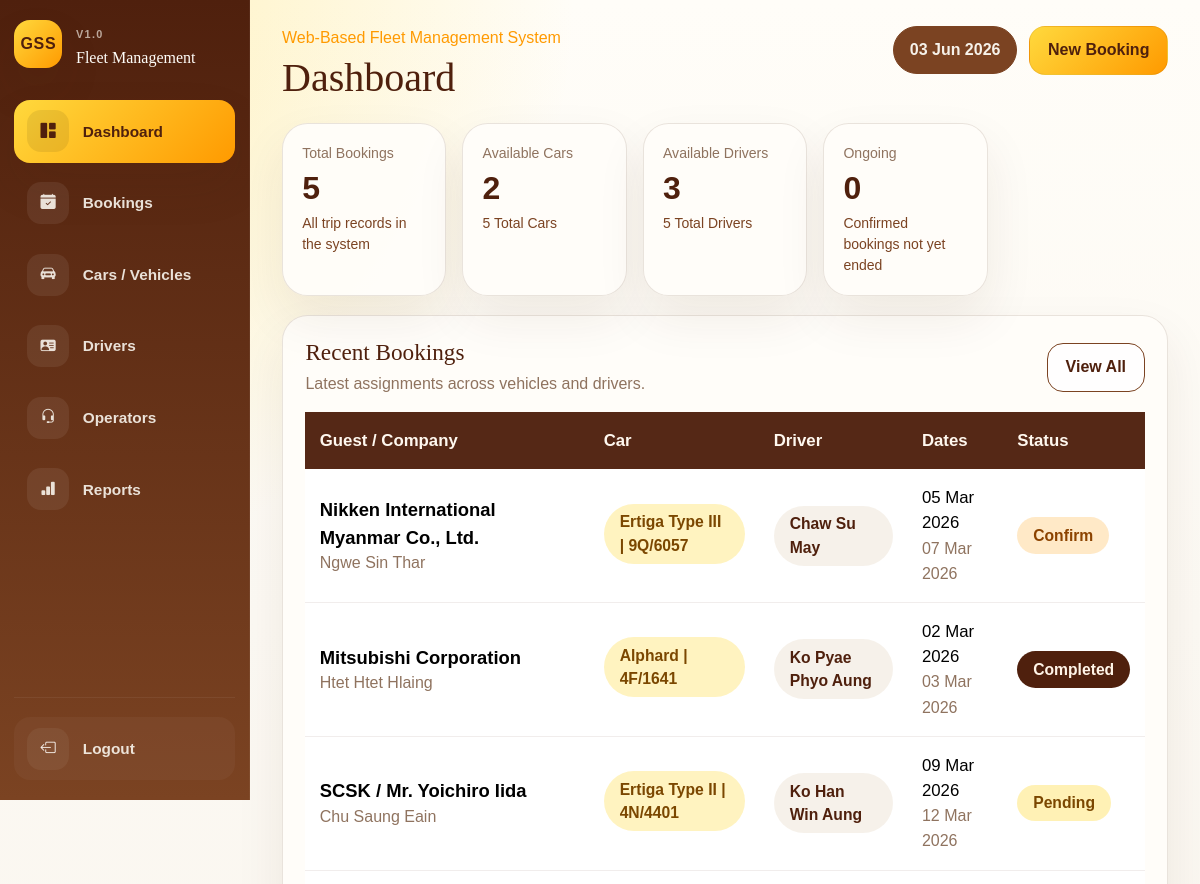
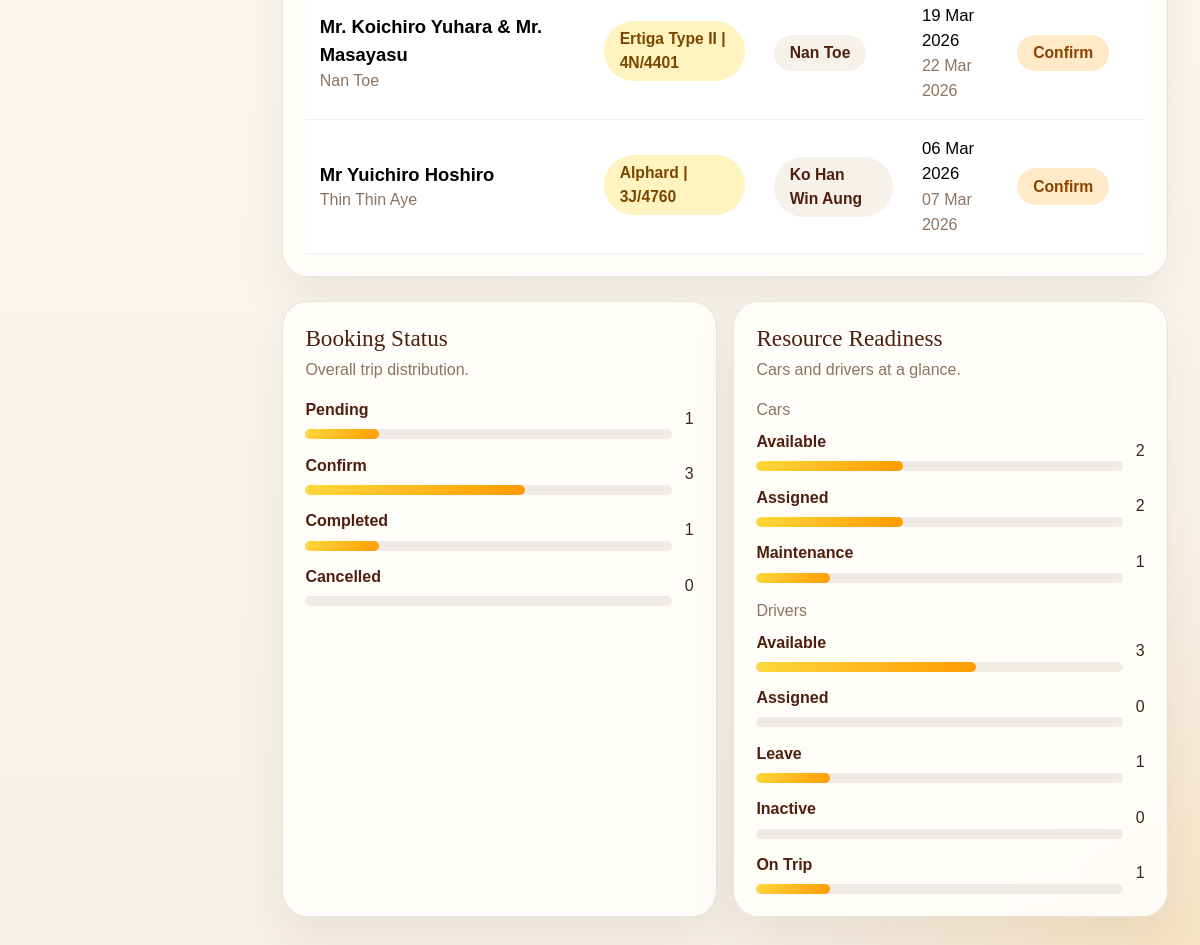
Page /index.php (signed in) on the committed database (2 pictures, top to bottom).
### tables this page shows
CREATE TABLE bookings (

    id INT UNSIGNED AUTO_INCREMENT PRIMARY KEY,

    guest_company_name VARCHAR(255) NOT NULL,

    car_id INT UNSIGNED NULL,

    custom_car_name VARCHAR(255) NULL,

    secondary_car_id INT UNSIGNED NULL,

    driver_id INT UNSIGNED NULL,

    custom_driver_name VARCHAR(255) NULL,

    operator_id INT UNSIGNED NULL,

    operator_name VARCHAR(150) NOT NULL,

    even_odd ENUM('Even', 'Odd') NULL,

    start_date DATE NOT NULL,

    end_date DATE NOT NULL,

    status ENUM(
        'Pending',
        'Confirm',
        'Completed',
        'Cancelled'
    ) NOT NULL DEFAULT 'Pending',

    remark TEXT NULL,

    created_at TIMESTAMP DEFAULT CURRENT_TIMESTAMP,

    updated_at TIMESTAMP DEFAULT CURRENT_TIMESTAMP
    ON UPDATE CURRENT_TIMESTAMP,



    CONSTRAINT fk_bookings_car
    FOREIGN KEY (car_id)
    REFERENCES cars(id)
    ON UPDATE CASCADE
    ON DELETE SET NULL,



    CONSTRAINT fk_bookings_driver
    FOREIGN KEY (driver_id)
    REFERENCES drivers(id)
    ON UPDATE CASCADE
    ON DELETE SET NULL,

    CONSTRAINT fk_bookings_secondary_car
    FOREIGN KEY (secondary_car_id)
    REFERENCES cars(id)
    ON UPDATE CASCADE
    ON DELETE SET NULL,



    CONSTRAINT fk_bookings_operator
    FOREIGN KEY (operator_id)
    REFERENCES operators(id)
    ON UPDATE CASCADE
    ON DELETE SET NULL

);

CREATE TABLE operators (

    id INT UNSIGNED AUTO_INCREMENT PRIMARY KEY,

    full_name VARCHAR(150) NOT NULL UNIQUE,

    phone_number VARCHAR(30) NULL,

    operator_status ENUM(
        'Active',
        'Inactive'
    ) NOT NULL DEFAULT 'Active',

    note TEXT NULL,

    created_at TIMESTAMP DEFAULT CURRENT_TIMESTAMP,

    updated_at TIMESTAMP DEFAULT CURRENT_TIMESTAMP
    ON UPDATE CURRENT_TIMESTAMP

);

CREATE TABLE drivers (

    id INT UNSIGNED AUTO_INCREMENT PRIMARY KEY,

    full_name VARCHAR(150) NOT NULL,

    phone_number VARCHAR(30) NOT NULL,

    license_no VARCHAR(100) NULL UNIQUE,

    driver_status ENUM(
        'Available',
        'On Trip',
        'Leave',
        'Inactive'
    ) NOT NULL DEFAULT 'Available',

    note TEXT NULL,

    created_at TIMESTAMP DEFAULT CURRENT_TIMESTAMP,

    updated_at TIMESTAMP DEFAULT CURRENT_TIMESTAMP
    ON UPDATE CURRENT_TIMESTAMP

);

### includes/helpers.php (called while the page is built, shortened)
<?php
function e(?string $value): string
{
    return htmlspecialchars((string) $value, ENT_QUOTES, 'UTF-8');
}
function format_display_date(?string $date): string
{
    $timestamp = strtotime($date);
    return $timestamp ? date('d M Y', $timestamp) : $date;
}
function booking_statuses(): array
{
    return [
        'Pending',
        'Confirm',
        'Completed',
        'Cancelled',
    ];
}
function status_badge_class(string $status): string
{
    return match (strtolower($status)) {
        'confirm' => 'status-confirm',
        'completed' => 'status-completed',
        'cancelled' => 'status-cancelled',
        default => 'status-pending',
    };
}
function car_statuses(): array
{
    return [
        'Available',
        'Assigned',
        'Maintenance',
    ];
}
function driver_statuses(): array
{
    return [
        'Available',
        'Assigned',
        'Leave',
        'Inactive',
    ];
}
function booking_car_label(
    ?string $carType,
    ?string $plateNo = null,
    ?string $customCarName = null
): string {
    $customName = trim((string) $customCarName);
    $parts = array_values(array_filter([
        trim((string) $carType),
        trim((string) $plateNo),
    ], static fn (?string $value): bool => $value !== null && $value !== ''));
    return $parts === [] ? '-' : implode(' | ', $parts);
}
function booking_car_entries(array $booking): array
{
    $entries = [];
    $primaryCar = booking_car_label(
        $booking['car_type'] ?? null,
        $booking['plate_no'] ?? null,
        $booking['custom_car_name'] ?? null
    );
    if ($primaryCar !== '-') {
        $entries[] = $primaryCar;
    }
    $secondaryCar = booking_car_label(
        $booking['secondary_car_type'] ?? null,
        $booking['secondary_plate_no'] ?? null
    );
    return $entries === [] ? ['-'] : $entries;
}
function booking_driver_display(array $booking): string
{
    $customDriverName = trim((string) ($booking['custom_driver_name'] ?? ''));
    $driverName = trim((string) ($booking['driver_name'] ?? ''));
    return $driverName !== '' ? $driverName : '-';
}
function booking_operator_display(array $booking): string
{
    $operatorName = trim((string) ($booking['operator_full_name'] ?? $booking['operator_name'] ?? ''));
    return $operatorName !== '' ? $operatorName : '-';
}

### includes/dashboard-data.php (called while the page is built, shortened)
<?php
function dashboard_default_state(): array
{
    return [
        'summary' => [
            'total_bookings' => 0,
            'active_bookings' => 0,
            'total_cars' => 0,
            'available_cars' => 0,
            'total_drivers' => 0,
            'available_drivers' => 0,
        ],
        'recentBookings' => [],
        'bookingStatusCounts' => array_fill_keys(booking_statuses(), 0),
        'carStatusCounts' => array_fill_keys(car_statuses(), 0),
        'driverStatusCounts' => array_fill_keys(driver_statuses(), 0),
    ];
}
function dashboard_fetch_summary(mysqli $db): array
{
    $defaultSummary = dashboard_default_state()['summary'];
    $summaryResult = $db->query(
        "SELECT
            (SELECT COUNT(*) FROM bookings) AS total_bookings,
            (SELECT COUNT(*)
             FROM bookings
             WHERE status = 'Confirm'
             AND end_date >= CURDATE()) AS active_bookings,
            (SELECT COUNT(*) FROM cars) AS total_cars,
            (SELECT COUNT(*)
             FROM cars
             WHERE availability_status = 'Available') AS available_cars,
            (SELECT COUNT(*) FROM drivers) AS total_drivers,
            (SELECT COUNT(*)
             FROM drivers
             WHERE driver_status = 'Available') AS available_drivers"
    );
    return array_merge($defaultSummary, $summaryResult->fetch_assoc() ?: []);
}
function dashboard_fetch_recent_bookings(mysqli $db, int $limit = 6): array
{
    $recentBookings = [];
    $safeLimit = max(1, $limit);
    $recentResult = $db->query(
        "SELECT
            b.id,
            b.operator_id,
            b.guest_company_name,
            b.operator_name,
            b.custom_car_name,
            b.custom_driver_name,
            b.secondary_car_id,
            b.start_date,
            b.end_date,
            b.status,
            c.car_type,
            c.plate_no,
            c2.car_type AS secondary_car_type,
            c2.plate_no AS secondary_plate_no,
            d.full_name AS driver_name,
            o.full_name AS operator_full_name
         FROM bookings AS b
         LEFT JOIN cars AS c ON c.id = b.car_id
         LEFT JOIN cars AS c2 ON c2.id = b.secondary_car_id
         LEFT JOIN drivers AS d ON d.id = b.driver_id
         LEFT JOIN operators AS o ON o.id = b.operator_id
         ORDER BY b.id DESC
         LIMIT {$safeLimit}"
    );
    while ($row = $recentResult->fetch_assoc()) {
        $recentBookings[] = $row;
    }
    return $recentBookings;
}
function dashboard_fetch_label_counts(mysqli $db, string $query, array $defaultCounts): array
{
    $counts = $defaultCounts;
    $result = $db->query($query);
    while ($row = $result->fetch_assoc()) {
        $label = (string) ($row['label'] ?? '');
        $counts[$label] = (int) ($row['total'] ?? 0);
    }
    return $counts;
}
function load_dashboard_data(?mysqli $db): array
{
    $dashboardData = dashboard_default_state();
    $dashboardData['summary'] = dashboard_fetch_summary($db);
    $dashboardData['recentBookings'] = dashboard_fetch_recent_bookings($db);
    $dashboardData['bookingStatusCounts'] = dashboard_fetch_label_counts(
        $db,
        "SELECT status AS label, COUNT(*) AS total
         FROM bookings
         GROUP BY status",
        $dashboardData['bookingStatusCounts']
    );
    $dashboardData['carStatusCounts'] = dashboard_fetch_label_counts(
        $db,
        "SELECT availability_status AS label, COUNT(*) AS total
         FROM cars
         GROUP BY availability_status",
        $dashboardData['carStatusCounts']
    );
    $dashboardData['driverStatusCounts'] = dashboard_fetch_label_counts(
        $db,
        "SELECT driver_status AS label, COUNT(*) AS total
         FROM drivers
         GROUP BY driver_status",
        $dashboardData['driverStatusCounts']
    );
    return $dashboardData;
}

### includes/dashboard/recent-bookings-card.php (the view, shortened to what this page needs)
<?php
$recentBookings = $recentBookings ?? [];
?>
<div class="card-shell section-card">
    <div class="section-title">
        <div>
            <h2>Recent Bookings</h2>
            <p>Latest assignments across vehicles and drivers.</p>
        </div>
        <a class="btn btn-shell" href="bookings.php">View All</a>
    </div>
    <div class="table-responsive">
        <table class="table data-table dashboard-table">
            <thead>
                <tr>
                    <th>Guest / Company</th>
                    <th>Car</th>
                    <th>Driver</th>
                    <th>Dates</th>
                    <th>Status</th>
                </tr>
            </thead>
            <tbody>
                <?php if ($recentBookings === []): ?>
                    <tr>
                        <td colspan="5" class="text-center py-4 text-muted-soft">No bookings available yet.</td>
                    </tr>
                <?php else: ?>
                    <?php foreach ($recentBookings as $booking): ?>
                        <tr>
                            <td>
                                <div class="fw-semibold"><?= e($booking['guest_company_name']) ?></div>
                                <div class="soft-note"><?= e(booking_operator_display($booking)) ?></div>
                            </td>
                            <td>
                                <div class="d-flex flex-column align-items-start">
                                    <?php foreach (booking_car_entries($booking) as $carLabel): ?>
                                        <span class="table-pill car-pill mb-1"><?= e($carLabel) ?></span>
                                    <?php endforeach; ?>
                                </div>
                            </td>
                            <td><span class="table-pill driver-pill"><?= e(booking_driver_display($booking)) ?></span></td>
                            <td>
                                <?= e(format_display_date($booking['start_date'])) ?><br>
                                <span class="soft-note"><?= e(format_display_date($booking['end_date'])) ?></span>
                            </td>
                            <td><span class="status-pill <?= e(status_badge_class($booking['status'])) ?>"><?= e($booking['status']) ?></span></td>
                        </tr>
                    <?php endforeach; ?>
                <?php endif; ?>
            </tbody>
        </table>
    </div>
</div>

### assets/css/style.css (style rules this page uses)
:root { --cream: #f6f1e9; --gold: #ffd93d; --amber: #ff9a00; --cocoa: #4f200d; --cocoa-soft: #7b4322; --paper: #fffaf3; --paper-strong: #fffdf9; --ink: #3d2418; --muted: #8f735f; --line: rgba(79, 32, 13, 0.12); --shadow: 0 22px 50px rgba(79, 32, 13, 0.08); }
*, *::before, *::after { box-sizing: border-box; }
body { margin: 0; min-height: 100vh; background: radial-gradient(circle at top left, rgba(255, 217, 61, 0.36), transparent 26%), radial-gradient(circle at bottom right, rgba(255, 154, 0, 0.16), transparent 22%), linear-gradient(180deg, #fffdf8 0%, var(--cream) 100%); color: var(--ink); font-family: "Trebuchet MS", "Gill Sans", sans-serif; }
h1, h2, h3, h4, h5, h6 { font-family: Georgia, "Palatino Linotype", serif; color: var(--cocoa); }
a { color: inherit; text-decoration: none; }
.card-shell { background: rgba(255, 253, 249, 0.96); border: 1px solid var(--line); border-radius: 1.6rem; box-shadow: var(--shadow); }
.section-card { padding: 1.4rem; }
.section-title { display: flex; justify-content: space-between; align-items: center; flex-wrap: wrap; gap: 0.8rem; margin-bottom: 1rem; }
.section-title h2 { margin: 0; font-size: 1.45rem; }
.section-title p { margin: 0.35rem 0 0; color: var(--muted); }
.data-table { margin: 0; }
.data-table thead th { background: rgba(79, 32, 13, 0.96); color: #fff8ef; font-weight: 700; white-space: nowrap; border-bottom: 0; padding: 1rem 0.9rem; }
.data-table tbody td { padding: 1rem 0.9rem; vertical-align: middle; border-color: rgba(79, 32, 13, 0.08); }
.table-pill, .status-pill, .resource-pill { display: inline-flex; align-items: center; justify-content: center; padding: 0.4rem 1rem; border-radius: 999px; font-size: 0.98rem; font-weight: 700; }
.car-pill { background: rgba(255, 217, 61, 0.32); color: #7b4700; }
.driver-pill { background: rgba(246, 241, 233, 0.95); color: var(--cocoa); }
.status-pending { background: rgba(255, 217, 61, 0.38); color: #7b4700; }
.status-confirm { background: rgba(255, 154, 0, 0.22); color: #8c4300; }
.status-completed { background: var(--cocoa); color: #fff4e7; }
.btn { border-radius: 1rem; font-weight: 700; padding: 0.72rem 1.1rem; }
.btn-shell { background: rgba(255, 255, 255, 0.8); border: 0.1px groove var(--cocoa-soft); color: var(--cocoa); transition: all 0.2s ease; }
.dashboard-table td:first-child, .dashboard-table th:first-child { min-width: 220px; }
.dashboard-table thead th { font-size: 1.05rem; }
.dashboard-table tbody td { font-size: 1.05rem; }
.dashboard-table .fw-semibold { font-size: 1.15rem; }
.soft-note { color: var(--muted); font-size: 1rem; }

### assets/css/sidebar.css (style rules this page uses)
html, body { overflow-x: hidden; }

### rows in the picture
bookings: guest_company_name "Nikken International Myanmar Co., Ltd.", operator.full_name "Ngwe Sin Thar", carLabel "Ertiga Type III | 9Q/6057", driver.full_name "Chaw Su May", start_date "05 Mar 2026", end_date "07 Mar 2026", status "Confirm"
bookings: guest_company_name "Mitsubishi Corporation", operator.full_name "Htet Htet Hlaing", carLabel "Alphard | 4F/1641", driver.full_name "Ko Pyae Phyo Aung", start_date "02 Mar 2026", end_date "03 Mar 2026", status "Completed"
bookings: guest_company_name "SCSK / Mr. Yoichiro Iida", operator.full_name "Chu Saung Eain", carLabel "Ertiga Type II | 4N/4401", driver.full_name "Ko Han Win Aung", start_date "09 Mar 2026", end_date "12 Mar 2026", status "Pending"
bookings: guest_company_name "Mr. Koichiro Yuhara & Mr. Masayasu", operator.full_name "Nan Toe", carLabel "Ertiga Type II | 4N/4401", driver.full_name "Nan Toe", start_date "19 Mar 2026", end_date "22 Mar 2026", status "Confirm"
bookings: guest_company_name "Mr Yuichiro Hoshiro", operator.full_name "Thin Thin Aye", carLabel "Alphard | 3J/4760", driver.full_name "Ko Han Win Aung", start_date "06 Mar 2026", end_date "07 Mar 2026", status "Confirm"

### other values in the picture
$item['label'] "Dashboard"
$item['label'] "Bookings"
$item['label'] "Cars / Vehicles"
$item['label'] "Drivers"
$item['label'] "Operators"
$item['label'] "Reports"
$pageTitle "Dashboard"
$summary['total_bookings'] "5"
$summary['available_cars'] "2"
$summary['total_cars'] "5"
$summary['available_drivers'] "3"
$summary['total_drivers'] "5"
$summary['active_bookings'] "0"
$label "Pending"
$count "1"
